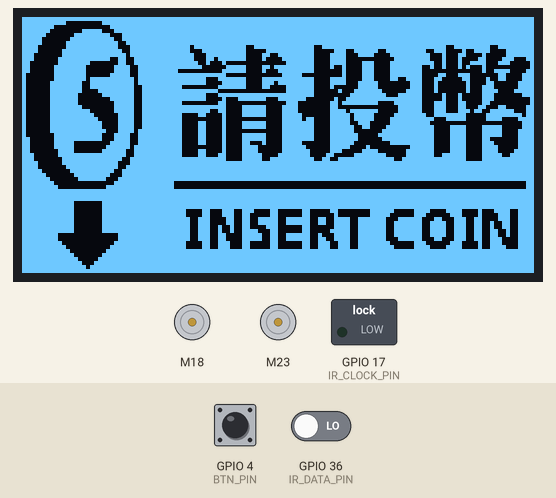
Simulated run of this sketch. Board: ESP32. Parts: 2 × DC motor (green arrow = forward, orange = backward, longer = faster), 128×64 one-colour display, switched loads named in the sketch (green lamp = pin HIGH). Inputs (shaded band) come from the test bench; at power-on: GPIO 4 (BTN_PIN) LOW, GPIO 36 (IR_DATA_PIN) LOW. EEPROM starts erased; nothing arrives over Bluetooth unless stated; pins used as bus, display or sensor lines are not drawn; what the sketch prints to the serial monitor is not drawn.

Above: at 1.2 s.
1.3 s: GPIO 4 (BTN_PIN) pulled HIGH for 0.15 s
At 1.5 s:
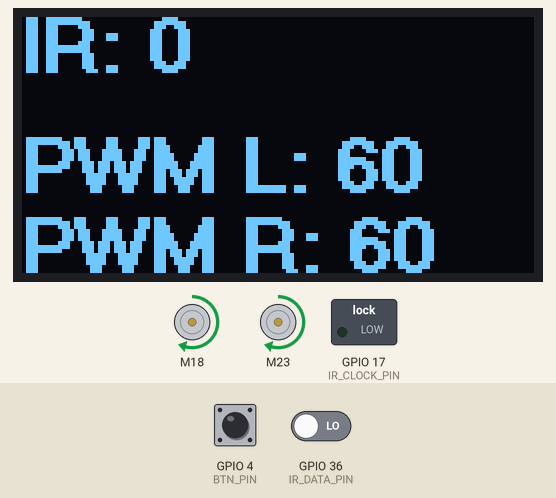
At 2.0 s:
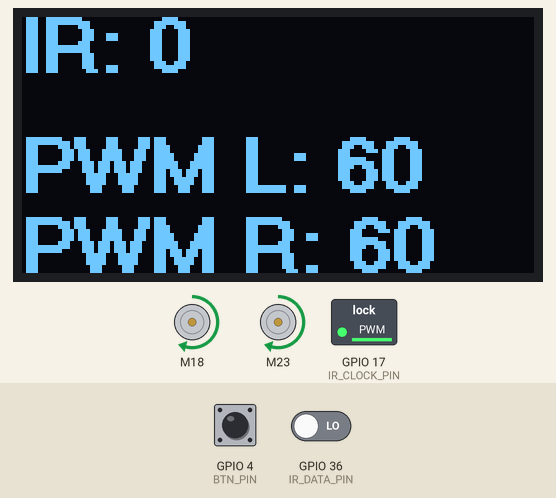
3.0 s: GPIO 4 (BTN_PIN) pulled HIGH for 1 s
At 4.9 s:
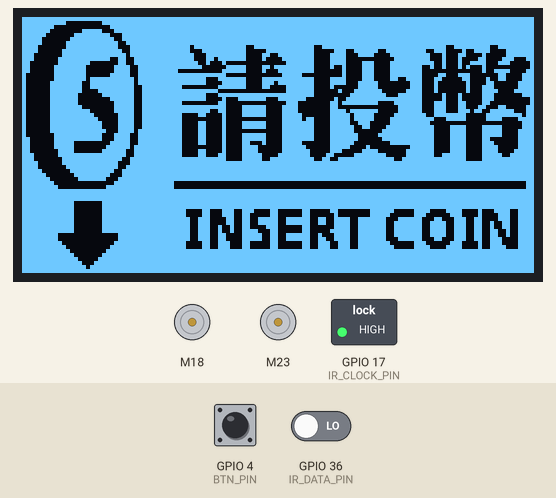
Timing chart, 0 to 6.4 s (numbered marks = the images above; inputs shaded):
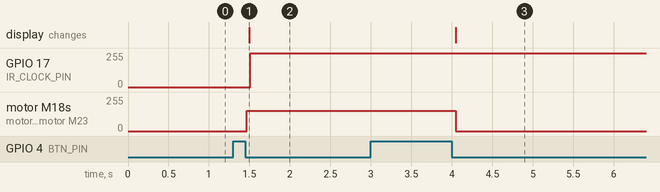

The sketch:

diy10-4.ino
```cpp
#include <BluetoothSerial.h> // 藍牙序列埠
#include <Cdrv8833.h>
#include <Preferences.h>  // 將資料存入快閃記憶體
#include <U8g2lib.h>      // OLED顯示器程式庫
#include "bmp.h"          // OLED點陣圖
#define IR_LATCH_PIN 16
#define IR_CLOCK_PIN 17
#define IR_DATA_PIN  36
#define LINE_CENTER  562   // 路徑中間值
#define LINE_MAX     438
#define BTN_PIN      4    // 「啟動」鍵的接腳

Preferences prefs;         // 宣告儲存偏好設定的物件

Cdrv8833 motorL(18, 19, 0, 20, true);  // 左馬達物件，反轉。
Cdrv8833 motorR(23, 27, 1, 20); // 右馬達物件

uint16_t prevPos = 0;   // 前次感測到的黑線位置

struct pwm_t {
  uint8_t normal = 60;  // 預設（直行）的PWM
  uint8_t slow = 30;    // 低速運作的PWM
  float scale = 0.09;   // 高速PWM的調節比例
} pwm;

BluetoothSerial BT;   // 建立經典藍牙物件
struct bt_data {      // 藍牙資料
  char txt[50] = "\0";
  bool updated = false;
} btData;

void initBT() {  // 初始化藍牙
  if (!BT.begin("ESP32循跡自走車")) { // 啟用典型藍牙
    Serial.println("無法初始化藍牙通訊，重新啟動ESP32…");
    ESP.restart();
  } else {
    Serial.println("藍牙初始化完畢！");
  }

  BT.register_callback(btCallback);  // 註冊回呼函式
}

void readBT() {  // 讀取藍牙序列資料
  if (btData.updated) {
    btData.updated = false;

    if (strcmp(btData.txt, "save\n") == 0) {
      writePrefs();  // 寫入偏好設定
      BT.println("data saved.");
    } else {
      sscanf(btData.txt, "%hhu,%hhu,%f", &pwm.normal,
            &pwm.slow, &pwm.scale);
      BT.printf("normal= %hhu, slow= %hhu, scale= %f\n",
            pwm.normal, pwm.slow, pwm.scale);
    }

    memset(btData.txt, 0, sizeof(btData.txt));  // 清空字元陣列
  }
}

// 藍牙的回呼函式
void btCallback(esp_spp_cb_event_t event, esp_spp_cb_param_t *param) {
  uint8_t i = 0;
  switch (event) {
    case ESP_SPP_OPEN_EVT:      // 連線成功
    case ESP_SPP_SRV_OPEN_EVT:
      Serial.println("藍牙已連線。");
      break;
    case ESP_SPP_CLOSE_EVT:
      Serial.println("藍牙斷線了！");
      break;
    case ESP_SPP_DATA_IND_EVT:  // 收到輸入資料
      while (BT.available()) {
        btData.txt[i++] = BT.read(); // 儲存每一個輸入字元
      }
      btData.updated = true;
      break;
  }
}

// 建立OLED顯示器物件
U8G2_SSD1306_128X64_NONAME_1_HW_I2C u8g2(U8G2_R2, U8X8_PIN_NONE);

void OLED(int16_t pos, uint8_t left, uint8_t right) {
  u8g2.firstPage();
  do {
    u8g2.setCursor(0, 14);
    u8g2.print("IR: " + String(pos));       // 感測位置
    u8g2.setCursor(0, 44);
    u8g2.print("PWM L: " + String(left));   // 左PWM
    u8g2.setCursor(0, 64);
    u8g2.print("PWM R: " + String(right));  // 右PWM
  } while (u8g2.nextPage());
}

void insert_coin() {   // 顯示「請投幣」點陣圖
  u8g2.firstPage();
  do {
    u8g2.drawXBMP(0, 0, 128, 64, COIN);
  } while (u8g2.nextPage());
}

// 傳回125~1000，0代表沒有偵測到黑線。
uint16_t checkLine() {
  uint8_t IR_data[8]; // 紀錄黑線位置
  uint8_t cnt = 0;    // 紀錄黑線寬
  float index;        // 索引值
  uint16_t linePos = 0;  // 線條位置值

  digitalWrite(IR_LATCH_PIN, LOW);
  digitalWrite(IR_CLOCK_PIN, LOW);
  digitalWrite(IR_CLOCK_PIN, HIGH);
  digitalWrite(IR_LATCH_PIN, HIGH);

  for (int8_t i = 7; i >= 0 ; i--) {
    digitalWrite(IR_CLOCK_PIN, LOW);
    uint8_t val = digitalRead(IR_DATA_PIN);
    if (val) {
      IR_data[cnt] = i + 1; // 索引範圍：8~1
      cnt ++;
    }
    digitalWrite(IR_CLOCK_PIN, HIGH);
  }

  if (cnt == 0) return 0;   // 沒有感測到黑線…

  if (cnt == 1) {  // 只感應到一點
    index = IR_data[0];  // 取得索引對應的權值
  } else if (cnt % 2 == 0) { // 偶數，取中間兩數的平均值。
    byte middle = cnt / 2;
    index = (IR_data[middle] + IR_data[middle - 1]) / 2.0;
  } else {   // 奇數，直接取中間值。
    byte middle = cnt / 2;
    index = IR_data[middle];
  }
  linePos = index * 1000 / 8;  // 取得索引對應的權值
  return linePos;
}

bool readPrefs() { // 從快閃記憶體讀取偏好設定
  bool hasKey = false;
  prefs.begin("PWM", true); // true是「僅讀」
  if (prefs.isKey("normal")) {
    pwm.normal  = prefs.getUChar("normal");  // 讀取紀錄
    pwm.slow  = prefs.getUChar("slow");
    pwm.scale  = prefs.getFloat("scale");
  }
  prefs.end();

  return hasKey;
}

void writePrefs() {  // 寫入偏好設定到快閃記憶體
  prefs.begin("PWM", false);  // 以「可寫」方式開啟
  prefs.putUChar("normal", pwm.normal);
  prefs.putUChar("slow", pwm.slow);
  prefs.putFloat("scale", pwm.scale);
  prefs.end();
}

void run() {
  int16_t lineRaw = checkLine(); // 原始循跡感測值
  int16_t linePos = 0;           // 以0為中心的線條位置
  int fastPWM, slowPWM;

  if (lineRaw == 0) { // 沒有感測到黑線
    linePos = prevPos; // 採用前次感測值
  } else {
    linePos = lineRaw - LINE_CENTER;  // 位置值：-437~438
    prevPos = linePos;
  }

  if (linePos == 0) {  // 此處的0代表「直行」
    motorL.move(pwm.normal);  // 採用預設的速度
    motorR.move(pwm.normal);
    OLED(linePos, pwm.normal, pwm.normal);
  } else if (linePos > 0) {   // 左轉
    fastPWM = pwm.normal + linePos * pwm.scale;       // 高速PWM
    if (fastPWM>100) fastPWM = 100;
    motorL.move(pwm.slow);    // 左輪
    motorR.move(fastPWM);     // 右輪加速
    OLED(linePos, pwm.slow, fastPWM);
  } else {   // 右轉
    fastPWM = pwm.normal - (linePos + 1) * pwm.scale; // linePos要轉正
    if (fastPWM>100) fastPWM = 100;
    motorL.move(fastPWM);     // 左輪加速
    motorR.move(pwm.slow);    // 右輪降速
    OLED(linePos, fastPWM, pwm.slow);
  }
}

void setup() {
  Serial.begin(115200);
  pinMode(IR_LATCH_PIN, OUTPUT);
  pinMode(IR_CLOCK_PIN, OUTPUT);
  pinMode(IR_DATA_PIN,  INPUT);
  pinMode(BTN_PIN, INPUT);

  bool hasKey = readPrefs();  // 讀取偏好設定值
  if (hasKey) {
    Serial.printf("偏好設定：\n"
                  "normal= %hhu, slow= %hhu, scale= %f\n",
                  pwm.normal, pwm.slow, pwm.scale);
  } else {
    Serial.println("偏好設定不存在");
  }

  initBT();      // 初始化藍牙

  // motorL.setFrequency(500);  // 設定PWM調變頻率
  // motorR.setFrequency(500);
  motorL.setDecayMode(drv8833DecayFast);  // 採用快速減模式
  motorR.setDecayMode(drv8833DecayFast);
  motorL.stop();
  motorR.stop();

  u8g2.begin();  // 啟動顯示器
  u8g2.setFont(u8g2_font_crox4hb_tf);
}

void loop() {
  static bool start = false;        // 是否為啟動狀態，預設「否」
  static bool lastBtnState = LOW;   // 啟動鍵接腳的前次狀態

  bool btnState = digitalRead(BTN_PIN);  // 讀取按鍵的值
  if (btnState != lastBtnState) {
    // 只有當按鍵狀態為LOW時才翻轉start值
    if (btnState == LOW) {
      start = !start;
    }
  }

  if (start) {   // 若是「啟動」狀態
    run();   // 啟動自走車
  } else {
    insert_coin();  // 顯示「請投幣」
    motorL.stop();
    motorR.stop();
  }

  readBT();     // 讀取藍牙序列埠輸入
  lastBtnState = btnState;  // 更新按鍵狀態
  delay(5);
}
```

Source omitted: bmp.h (data table, 6404 bytes)

Measured:
- after the input at 1.3 s, GPIO 17 (IR_CLOCK_PIN): 0/255 → 254/255 after 0.21 s; motor M18, motor M23: stopped → forward 153/255 after 0.17 s; the display: changes after 0.20 s (image 1)
- after the input at 3.0 s, GPIO 17 (IR_CLOCK_PIN): 254/255 → 255/255 after 1.1 s; motor M18, motor M23: forward 153/255 → stopped after 1.0 s; the display: changes after 1.0 s (image 3)
